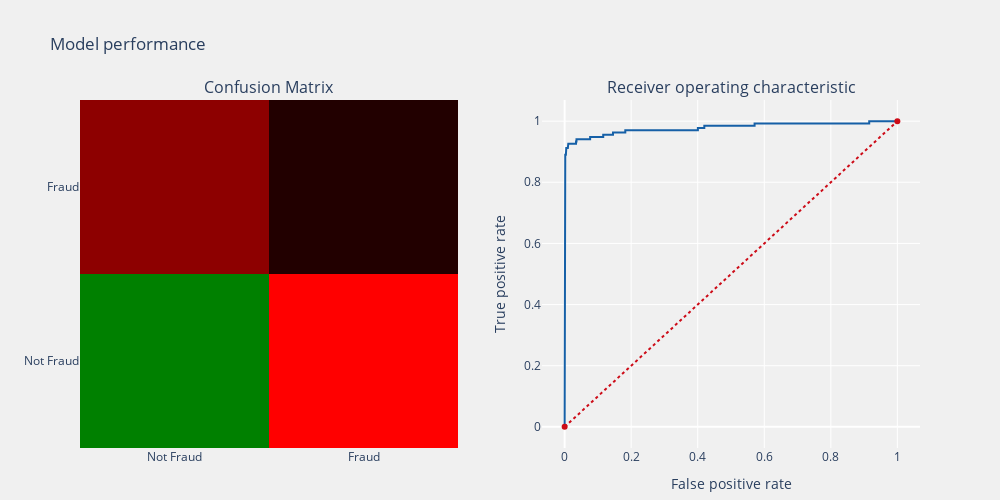
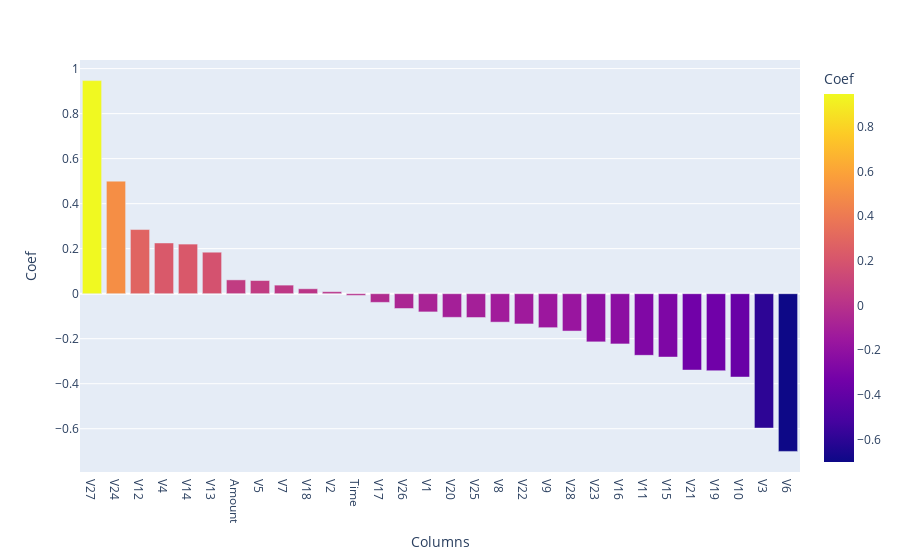

These figures' notebook cell, in order:
### Markdown cell above
# <a id="4"> 4. Model Building </a>

### Code cell
def Fraud(algorithm, X_train, X_test, y_train, y_test,feature_importance):
    algorithm.fit(X_train,y_train)
    training_score = algorithm.score( X_train, y_train)
    pred = algorithm.predict(X_test)
    probablities = algorithm.predict_proba ( X_test )
    print ("Training score: ",training_score)
    print ("Classification report: \n" , classification_report ( y_test, pred) )
    print ("Accuracy Score :", accuracy_score ( y_test, pred ))
    print ('F1_score :', f1_score ( y_test, pred ))
#     plot confusion matrix
    cm = confusion_matrix( y_test, pred )
     #plot roc_auc_score
    model_roc_auc = roc_auc_score( y_test , pred ) 
    print ("Area under curve : ", model_roc_auc,"\n")
    fpr,tpr,thresholds = roc_curve( y_test, probablities [:,1] )
    
    #     plot confusion matrix
    trace1 = go.Heatmap(z = cm ,
                        x = ["Not Fraud","Fraud"],
                        y = ["Not Fraud","Fraud"],
                        showscale  = False,colorscale = [(0, "red"), (0.001, "black"), (1, "green")],
                        name = "matrix")
    #plot roc_auc_score
    trace2 = go.Scatter(x = fpr,y = tpr,
                        name = "Roc : " + str(model_roc_auc),
                        line = dict(color = ('rgb(22, 96, 167)'),width = 2))
    trace3 = go.Scatter(x = [0,1],y=[0,1],
                        line = dict(color = ('rgb(205, 12, 24)'),width = 2,
                        dash = 'dot'))
    
    fig = tls.make_subplots(rows=1, cols=2,
                            subplot_titles=('Confusion Matrix',
                                            'Receiver operating characteristic'))
    fig['layout'].update(showlegend=False, title="Model performance" ,
                         autosize = True,height = 500,width = 1000,
                         plot_bgcolor = 'rgba(240,240,240, 0.95)',
                         paper_bgcolor = 'rgba(240,240,240, 0.95)',
                         margin = dict(b = 10))
    fig["layout"]["xaxis2"].update(dict(title = "False positive rate"))
    fig["layout"]["yaxis2"].update(dict(title = "True positive rate"))
    
    fig.append_trace(trace1,1,1)
    fig.append_trace(trace2,1,2)
    fig.append_trace(trace3,1,2)

    py.iplot(fig)
#     plot feature importcance
    if feature_importance=="coefficients":
        coefs = algorithm.coef_.ravel()
        coefs1 = pd.DataFrame(coefs).rename(columns={0:"Coef"})
        col = X.columns[algorithm.coef_.argsort().ravel()]
        columns = pd.DataFrame(col).rename(columns={0:"Columns"})
        imp = pd.concat([columns,coefs1],axis=1)
        imp = imp.sort_values(by=["Coef"],ascending=False)
        fig = px.bar(imp, x='Columns', y='Coef',color="Coef",animation_group="Coef")
        fig.show()
#     elif feature_importance=="features" :
#         coefs = algorithm.feature_importances_.reshape(30,1)
#         col_sorted_by_importance=forest.feature_importances_.argsort()[::-1]
#         feat_imp=pd.DataFrame({
#             'cols':X_train.columns[col_sorted_by_importance],
#             'imps':forest.feature_importances_[col_sorted_by_importance]})
#         px.bar(feat_imp, x='cols', y='imps')
        
    
    
    
logit=LogisticRegression(max_iter= 100, solver= 'lbfgs')

Fraud(logit,X_train,X_test,y_train.values.ravel(),y_test,"coefficients")

### Figure 1 — Plotly figure (JSON) as saved in the notebook; plotly's stock layout.template omitted (floating-point values rounded to 4 significant figures; data arrays with more than 128 entries replaced by an {"elided": "..."} marker saying what was removed)
{"data": [{"colorscale": [[0, "red"], [0.001, "black"], [1, "green"]], "name": "matrix", "showscale": false, "type": "heatmap", "x": ["Not Fraud", "Fraud"], "xaxis": "x", "y": ["Not Fraud", "Fraud"], "yaxis": "y", "z": [[85295, 12], [50, 86]]}, {"line": {"color": "rgb(22, 96, 167)", "width": 2}, "name": "Roc : 0.8161061363835393", "type": "scatter", "x": {"elided": "317 float values"}, "xaxis": "x2", "y": {"elided": "317 float values"}, "yaxis": "y2"}, {"line": {"color": "rgb(205, 12, 24)", "dash": "dot", "width": 2}, "type": "scatter", "x": [0, 1], "xaxis": "x2", "y": [0, 1], "yaxis": "y2"}], "layout": {"annotations": [{"font": {"size": 16}, "showarrow": false, "text": "Confusion Matrix", "x": 0.225, "xanchor": "center", "xref": "paper", "y": 1, "yanchor": "bottom", "yref": "paper"}, {"font": {"size": 16}, "showarrow": false, "text": "Receiver operating characteristic", "x": 0.775, "xanchor": "center", "xref": "paper", "y": 1, "yanchor": "bottom", "yref": "paper"}], "autosize": true, "height": 500, "margin": {"b": 10}, "paper_bgcolor": "rgba(240,240,240, 0.95)", "plot_bgcolor": "rgba(240,240,240, 0.95)", "showlegend": false, "title": {"text": "Model performance"}, "width": 1000, "xaxis": {"anchor": "y", "domain": [0, 0.45]}, "xaxis2": {"anchor": "y2", "domain": [0.55, 1], "title": {"text": "False positive rate"}}, "yaxis": {"anchor": "x", "domain": [0, 1]}, "yaxis2": {"anchor": "x2", "domain": [0, 1], "title": {"text": "True positive rate"}}}}

### Figure 2 — Plotly figure (JSON) as saved in the notebook; plotly's stock layout.template omitted (floating-point values rounded to 4 significant figures)
{"data": [{"alignmentgroup": "True", "hovertemplate": "Columns=%{x}<br>Coef=%{marker.color}<extra></extra>", "ids": [0.9468, 0.5001, 0.285, 0.2254, 0.2204, 0.1843, 0.06138, 0.05846, 0.03812, 0.02187, 0.008815, -0.007771, -0.03869, -0.06589, -0.08103, -0.1052, -0.1059, -0.1265, -0.1345, -0.151, -0.166, -0.2141, -0.2233, -0.2739, -0.2817, -0.3395, -0.3424, -0.3705, -0.5971, -0.7008], "legendgroup": "", "marker": {"color": [0.9468, 0.5001, 0.285, 0.2254, 0.2204, 0.1843, 0.06138, 0.05846, 0.03812, 0.02187, 0.008815, -0.007771, -0.03869, -0.06589, -0.08103, -0.1052, -0.1059, -0.1265, -0.1345, -0.151, -0.166, -0.2141, -0.2233, -0.2739, -0.2817, -0.3395, -0.3424, -0.3705, -0.5971, -0.7008], "coloraxis": "coloraxis"}, "name": "", "offsetgroup": "", "orientation": "v", "showlegend": false, "textposition": "auto", "type": "bar", "x": ["V27", "V24", "V12", "V4", "V14", "V13", "Amount", "V5", "V7", "V18", "V2", "Time", "V17", "V26", "V1", "V20", "V25", "V8", "V22", "V9", "V28", "V23", "V16", "V11", "V15", "V21", "V19", "V10", "V3", "V6"], "xaxis": "x", "y": [0.9468, 0.5001, 0.285, 0.2254, 0.2204, 0.1843, 0.06138, 0.05846, 0.03812, 0.02187, 0.008815, -0.007771, -0.03869, -0.06589, -0.08103, -0.1052, -0.1059, -0.1265, -0.1345, -0.151, -0.166, -0.2141, -0.2233, -0.2739, -0.2817, -0.3395, -0.3424, -0.3705, -0.5971, -0.7008], "yaxis": "y"}], "layout": {"barmode": "relative", "coloraxis": {"colorbar": {"title": {"text": "Coef"}}, "colorscale": [[0, "#0d0887"], [0.1111, "#46039f"], [0.2222, "#7201a8"], [0.3333, "#9c179e"], [0.4444, "#bd3786"], [0.5556, "#d8576b"], [0.6667, "#ed7953"], [0.7778, "#fb9f3a"], [0.8889, "#fdca26"], [1, "#f0f921"]]}, "legend": {"tracegroupgap": 0}, "margin": {"t": 60}, "xaxis": {"anchor": "y", "domain": [0, 1], "title": {"text": "Columns"}}, "yaxis": {"anchor": "x", "domain": [0, 1], "title": {"text": "Coef"}}}}
